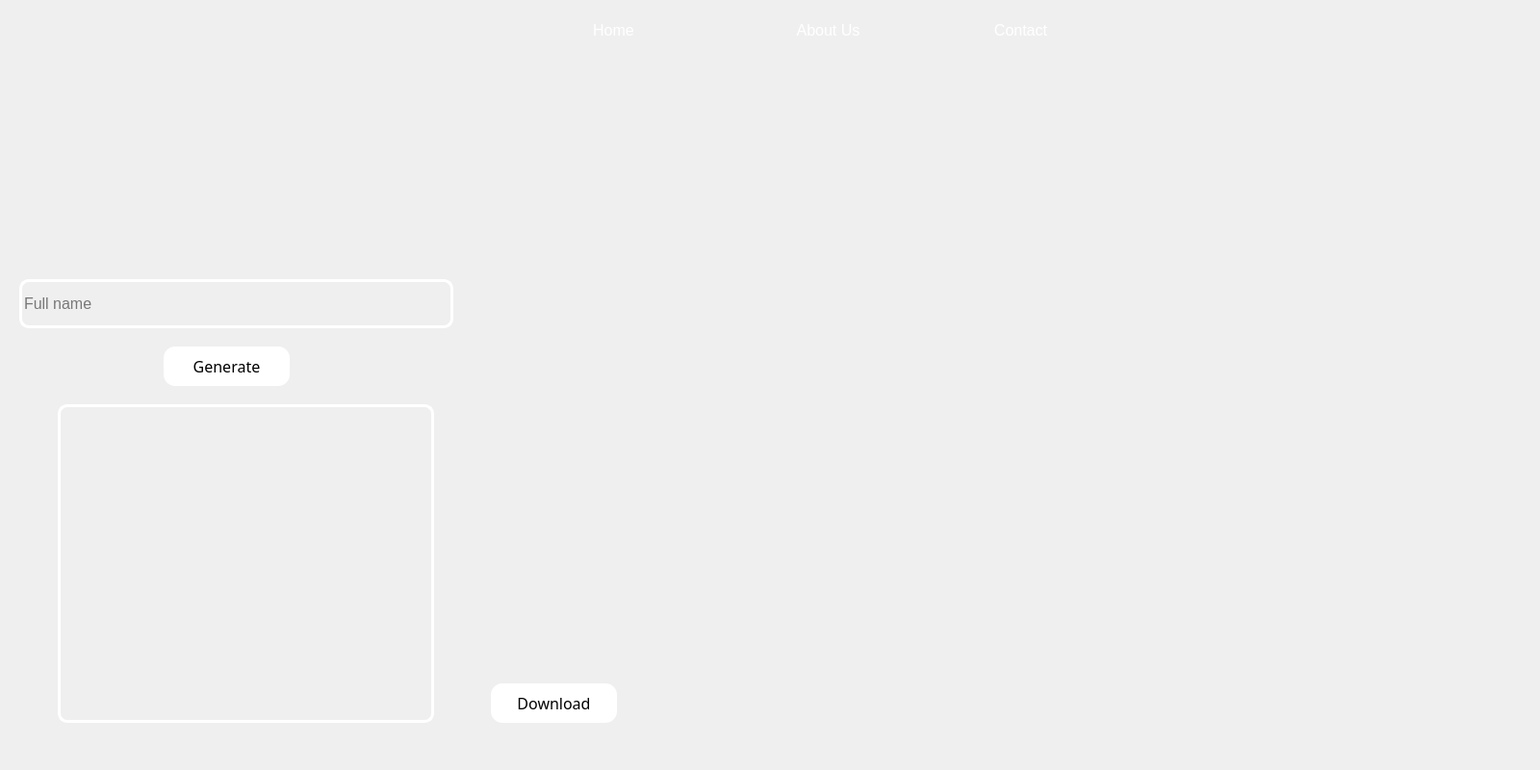
<?xml version="1.0" encoding="UTF-8"?>
<ui version="4.0">
 <class>Dialog</class>
 <widget class="QDialog" name="Dialog">
  <property name="geometry">
   <rect>
    <x>0</x>
    <y>0</y>
    <width>1600</width>
    <height>800</height>
   </rect>
  </property>
  <property name="windowTitle">
   <string>Dialog</string>
  </property>
  <widget class="QWidget" name="widget" native="true">
   <property name="geometry">
    <rect>
     <x>0</x>
     <y>0</y>
     <width>1600</width>
     <height>800</height>
    </rect>
   </property>
   <widget class="QLabel" name="Background_Label">
    <property name="geometry">
     <rect>
      <x>0</x>
      <y>0</y>
      <width>1600</width>
      <height>800</height>
     </rect>
    </property>
    <property name="text">
     <string/>
    </property>
   </widget>
   <widget class="QPushButton" name="AboutUs_Button">
    <property name="geometry">
     <rect>
      <x>800</x>
      <y>20</y>
      <width>121</width>
      <height>23</height>
     </rect>
    </property>
    <property name="font">
     <font>
      <pointsize>12</pointsize>
     </font>
    </property>
    <property name="styleSheet">
     <string notr="true">QPushButton#AboutUs_Button
{
color: rgb(255, 255, 255);
background-color: qlineargradient(spread:pad, x1:0, y1:0, x2:1, y2:0, stop:0 rgba(0, 0, 0, 0), stop:1 rgba(255, 255, 255, 0));
border : 0px solide rgba(0,0,0,0)
}
QPushButton#AboutUs_Button:hover
{
background-color: rgb(62, 168, 234);
   border : 3px solide rgba(0,0,0,0);
   border-radius: 5px;
}
QPushButton#AboutUs_Button:pressed
{
    
	color: rgb(0, 0, 0);
	background-color: rgb(62, 168, 234);
   border : 3px solide rgba(0,0,0,0);
   border-radius: 5px;
}</string>
    </property>
    <property name="text">
     <string>About Us</string>
    </property>
   </widget>
   <widget class="QPushButton" name="Contact_Button">
    <property name="geometry">
     <rect>
      <x>1000</x>
      <y>20</y>
      <width>121</width>
      <height>23</height>
     </rect>
    </property>
    <property name="font">
     <font>
      <pointsize>12</pointsize>
     </font>
    </property>
    <property name="styleSheet">
     <string notr="true">QPushButton#Contact_Button
{
color: rgb(255, 255, 255);
background-color: qlineargradient(spread:pad, x1:0, y1:0, x2:1, y2:0, stop:0 rgba(0, 0, 0, 0), stop:1 rgba(255, 255, 255, 0));
border : 0px solide rgba(0,0,0,0)
}
QPushButton#Contact_Button:hover
{
background-color: rgb(62, 168, 234);
   border : 3px solide rgba(0,0,0,0);
   border-radius: 5px;
}
QPushButton#Contact_Button:pressed
{
    
	color: rgb(0, 0, 0);
	background-color: rgb(62, 168, 234);
   border : 3px solide rgba(0,0,0,0);
   border-radius: 5px;
}</string>
    </property>
    <property name="text">
     <string>Contact</string>
    </property>
   </widget>
   <widget class="QPushButton" name="Home_Button">
    <property name="geometry">
     <rect>
      <x>600</x>
      <y>20</y>
      <width>75</width>
      <height>23</height>
     </rect>
    </property>
    <property name="font">
     <font>
      <pointsize>12</pointsize>
     </font>
    </property>
    <property name="styleSheet">
     <string notr="true">QPushButton#Home_Button
{
color: rgb(255, 255, 255);
background-color: qlineargradient(spread:pad, x1:0, y1:0, x2:1, y2:0, stop:0 rgba(0, 0, 0, 0), stop:1 rgba(255, 255, 255, 0));
border : 0px solide rgba(0,0,0,0)
}
QPushButton#Home_Button:hover
{
background-color: rgb(62, 168, 234);
   border : 3px solide rgba(0,0,0,0);
   border-radius: 5px;
}
QPushButton#Home_Button:pressed
{
    
	color: rgb(0, 0, 0);
	background-color: rgb(62, 168, 234);
   border : 3px solide rgba(0,0,0,0);
   border-radius: 5px;
}</string>
    </property>
    <property name="text">
     <string>Home</string>
    </property>
   </widget>
   <widget class="QLineEdit" name="Name_Edit">
    <property name="geometry">
     <rect>
      <x>20</x>
      <y>290</y>
      <width>451</width>
      <height>51</height>
     </rect>
    </property>
    <property name="font">
     <font>
      <pointsize>12</pointsize>
     </font>
    </property>
    <property name="styleSheet">
     <string notr="true">QLineEdit#Name_Edit
{
background-color: qlineargradient(spread:pad, x1:0, y1:0, x2:1, y2:0, stop:0 rgba(0, 0, 0, 0), stop:1 rgba(255, 255, 255, 0));
border : 3px solid rgb(255, 255, 255);
border-radius:10px;

}
QLineEdit#Name_Edit:focus
{
border : 3px solid rgb(53, 218, 255);
	


}


</string>
    </property>
    <property name="alignment">
     <set>Qt::AlignLeading|Qt::AlignLeft|Qt::AlignVCenter</set>
    </property>
    <property name="placeholderText">
     <string>Full name</string>
    </property>
   </widget>
   <widget class="QPushButton" name="Generate_Button">
    <property name="geometry">
     <rect>
      <x>170</x>
      <y>360</y>
      <width>131</width>
      <height>41</height>
     </rect>
    </property>
    <property name="font">
     <font>
      <family> Abdoullah Ashgar EL-kharef</family>
      <pointsize>12</pointsize>
      <weight>50</weight>
      <bold>false</bold>
     </font>
    </property>
    <property name="styleSheet">
     <string notr="true">QPushButton#Generate_Button
{
background-color: rgb(255, 255, 255);
border-radius:12px;
}


QPushButton#Generate_Button:hover
{
	
	
	background-color: rgb(62, 168, 234);
border-radius:12px;

}

QPushButton#Generate_Button:pressed
{
background-color:rgb(255, 255, 255);
border-radius:12px;

}



</string>
    </property>
    <property name="text">
     <string>Generate</string>
    </property>
   </widget>
   <widget class="QLabel" name="QrCode_Label">
    <property name="geometry">
     <rect>
      <x>60</x>
      <y>420</y>
      <width>391</width>
      <height>331</height>
     </rect>
    </property>
    <property name="styleSheet">
     <string notr="true">border : 3px solid rgb(255, 255, 255);
border-radius:10px;</string>
    </property>
    <property name="text">
     <string/>
    </property>
   </widget>
   <widget class="QPushButton" name="Download_Button">
    <property name="geometry">
     <rect>
      <x>510</x>
      <y>710</y>
      <width>131</width>
      <height>41</height>
     </rect>
    </property>
    <property name="font">
     <font>
      <family> Abdoullah Ashgar EL-kharef</family>
      <pointsize>12</pointsize>
      <weight>50</weight>
      <bold>false</bold>
     </font>
    </property>
    <property name="styleSheet">
     <string notr="true">QPushButton#Download_Button
{
background-color: rgb(255, 255, 255);
border-radius:12px;
}


QPushButton#Download_Button:hover
{
	
	
	background-color: rgb(62, 168, 234);
border-radius:12px;

}

QPushButton#Download_Button:pressed
{
background-color:rgb(255, 255, 255);
border-radius:12px;

}



</string>
    </property>
    <property name="text">
     <string>Download</string>
    </property>
   </widget>
  </widget>
 </widget>
 <resources/>
 <connections/>
</ui>
